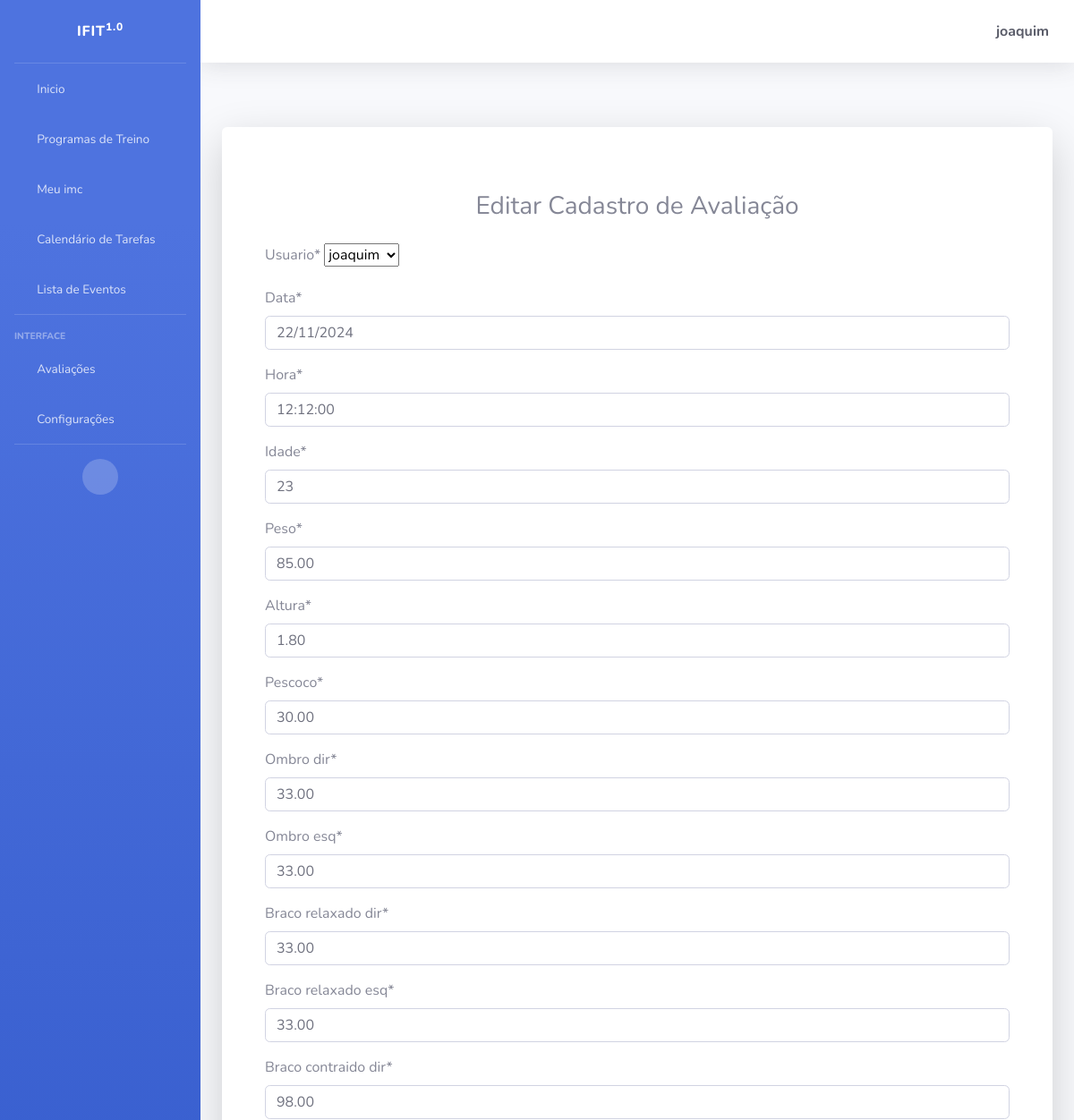
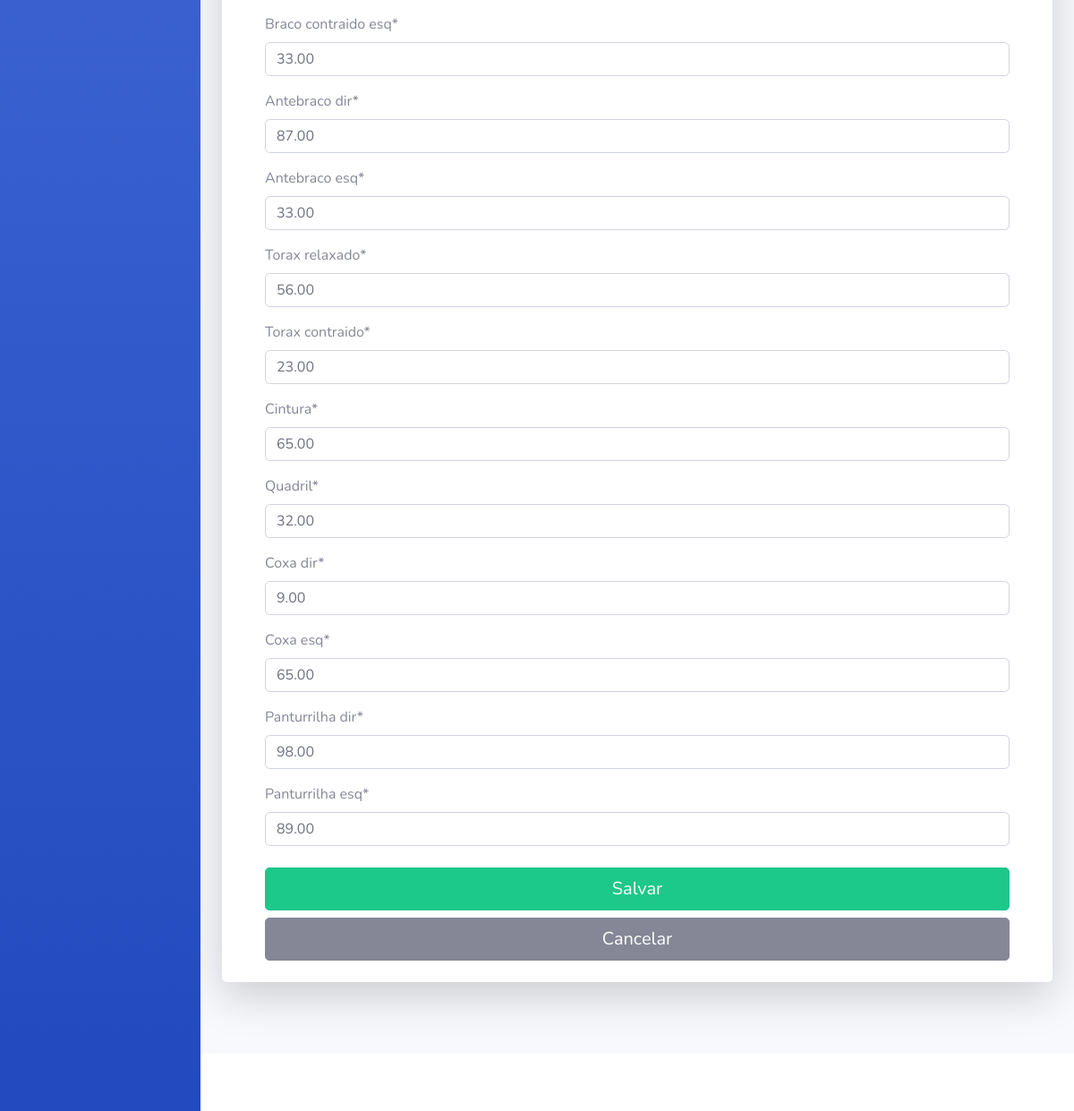
/editar/avaliacao/1/ (signed in), run on the app's committed database (2 pictures, top to bottom).
### cadastros/models.py (models this page shows, shortened)
class Avaliacao(models.Model):
    nome_completo = models.CharField(max_length=50, null=True)
    usuario = models.ForeignKey(User, on_delete=models.CASCADE)
    data = models.DateField()
    hora = models.TimeField()
    idade = models.PositiveIntegerField()
    peso = models.DecimalField(max_digits=5, decimal_places=2)
    altura = models.DecimalField(max_digits=4, decimal_places=2)
    pescoco = models.DecimalField(max_digits=5, decimal_places=2)
    ombro_dir = models.DecimalField(max_digits=5, decimal_places=2)
    ombro_esq = models.DecimalField(max_digits=5, decimal_places=2)
    braco_relaxado_dir = models.DecimalField(max_digits=5, decimal_places=2)
    braco_relaxado_esq = models.DecimalField(max_digits=5, decimal_places=2)
    braco_contraido_dir = models.DecimalField(max_digits=5, decimal_places=2)
    braco_contraido_esq = models.DecimalField(max_digits=5, decimal_places=2)
    antebraco_dir = models.DecimalField(max_digits=5, decimal_places=2)
    antebraco_esq = models.DecimalField(max_digits=5, decimal_places=2)
    torax_relaxado = models.DecimalField(max_digits=5, decimal_places=2)
    torax_contraido = models.DecimalField(max_digits=5, decimal_places=2)
    cintura = models.DecimalField(max_digits=5, decimal_places=2)
    quadril = models.DecimalField(max_digits=5, decimal_places=2)
    coxa_dir = models.DecimalField(max_digits=5, decimal_places=2)
    coxa_esq = models.DecimalField(max_digits=5, decimal_places=2)
    panturrilha_dir = models.DecimalField(max_digits=5, decimal_places=2)
    panturrilha_esq = models.DecimalField(max_digits=5, decimal_places=2)

### cadastros/views.py (the view)
# urls.py: path('editar/avaliacao/<int:pk>/', AvaliacaoUpdate.as_view(), name='editar-avaliacao'),
class AvaliacaoUpdate(GroupRequiredMixin, LoginRequiredMixin, UpdateView):
    login_url = reverse_lazy('login')
    group_required = u"Administrador"
    model = Avaliacao
    fields = ['usuario', 'data', 'hora', 'idade', 'peso', 'altura', 'pescoco',
              'ombro_dir', 'ombro_esq', 'braco_relaxado_dir', 'braco_relaxado_esq',
              'braco_contraido_dir', 'braco_contraido_esq', 'antebraco_dir',
              'antebraco_esq', 'torax_relaxado', 'torax_contraido', 'cintura',
              'quadril', 'coxa_dir', 'coxa_esq', 'panturrilha_dir', 'panturrilha_esq']
    template_name = 'cadastros/form_avaliacao.html'
    success_url = reverse_lazy('listar-avaliacoes')
    def get_context_data(self, *args, **kwargs):
        context = super().get_context_data(*args, **kwargs)
        context['titulo'] = "Editar Cadastro de Avaliação"
        context['botao'] = "Salvar"
        return context

### cadastros/templates/cadastros/form_avaliacao.html (shortened to what this page needs)
{% extends 'paginas/index.html' %}
{% load static %}
{% load crispy_forms_tags %}
{% block conteudo %}
<div class="container mt-5">
    <h3 class="text-center mb-4">{{ titulo }}</h3>
    <form method="post">
        {{ form|crispy }}
        <div class="text-center mt-4">
            <button type="submit" class="btn btn-success btn-lg w-100">{{ botao }}</button>
            <a href="{% url 'listar-avaliacoes' %}" class="btn btn-secondary btn-lg w-100 mt-2">Cancelar</a>
        </div>
    </form>
</div>
{% endblock %}

### paginas/templates/paginas/index.html (shortened to what this page needs)
{% load static %}
<!DOCTYPE html>
<html lang="pt-br">
<head>
    <link href={% static "fontawesome-free/css/all.min.css" %} rel="stylesheet" type="text/css">
    <link href={% static "css/sb-admin-2.min.css" %} rel="stylesheet" type="text/css">
    <link href={% static "css/sb-admin-2.min.css" %} rel="stylesheet">
</head>
<body id="page-top">
    <div id="wrapper">
        <ul class="navbar-nav bg-gradient-primary sidebar sidebar-dark accordion" id="accordionSidebar">
            <a class="sidebar-brand d-flex align-items-center justify-content-center" href="index.html">
                <div class="sidebar-brand-text mx-3">IFIT<sup>1.0</sup></div>
            </a>
            <hr class="sidebar-divider my-0">
            <li class="nav-item {% if request.path == '/' or request.path == '/inicio/' %}active{% endif %}">
                <a class="nav-link" href="{% url 'inicio' %}">
                    <i class="fas fa-fw fa-home"></i>
                    <span>Inicio</span>
                </a>
            </li>
            <li class="nav-item {% if request.path == '/listar-training-exercicios/' %}active{% endif %}">
                <a class="nav-link" href="{% url 'listar-training-exercicios' %}">
                    <i class="fas fa-fw fa-dumbbell"></i>
                    <span>Programas de Treino</span>
                </a>
            </li>
            <li class="nav-item {% if request.path == '/listar-training-exercicios/' %}active{% endif %}">
                <a class="nav-link" href="{% url 'progresso_imc' %}">
                    <i class="fas fa-fw fa-balance-scale"></i>
                    <span>Meu imc</span>
                </a>
            </li>
            <li class="nav-item {% if request.path == '/calendar/' %}active{% endif %}">
                <a class="nav-link" href="{% url 'calendar' %}">
                    <i class="fas fa-fw fa-calendar"></i>
                    <span>Calendário de Tarefas</span>
                </a>
            </li>
            <li class="nav-item {% if request.path == '/task-list/' %}active{% endif %}">
                <a class="nav-link" href="{% url 'task-list' %}">
                    <i class="fas fa-fw fa-clipboard"></i>
                    <span>Lista de Eventos</span>
                </a>
            </li>
            <hr class="sidebar-divider">
            <div class="sidebar-heading">
                Interface
            </div>
            <li class="nav-item {% if request.path == '/avaliacoes/' or request.path == '/listar-avaliacoes/' %}active{% endif %}">
                <a class="nav-link collapsed" href="#" data-toggle="collapse" data-target="#collapseTwo"
                    aria-expanded="true" aria-controls="collapseTwo">
                    <i class="fas fa-fw fa-heartbeat"></i>
                    <span>Avaliações</span>
                </a>
            </li>
            <li class="nav-item {% if request.path == '/atualizar-dados/' %}active{% endif %}">
                <a class="nav-link collapsed" href="#" data-toggle="collapse" data-target="#collapseUtilities"
                    aria-expanded="true" aria-controls="collapseUtilities">
                    <i class="fas fa-fw fa-wrench"></i>
                    <span>Configurações</span>
                </a>
            </li>
            <hr class="sidebar-divider d-none d-md-block">
            <div class="text-center d-none d-md-inline">
                <button class="rounded-circle border-0" id="sidebarToggle"></button>
            </div>
        </ul>
        <div id="content-wrapper" class="d-flex flex-column">
            <div id="content">
                <nav class="navbar navbar-expand navbar-light bg-white topbar mb-4 static-top shadow">
                    <ul class="navbar-nav ml-auto">
                        <li class="nav-item dropdown no-arrow">
                            {% if request.user.is_authenticated %}
                            <a class="nav-link dropdown-toggle" href="#" id="userDropdown" role="button"
                                data-toggle="dropdown" aria-haspopup="true" aria-expanded="false">
                                <span class="fas fa-user-circle fa-lg fa-fw mr-2 text-dark"></span>
                                <span class="font-weight-bold text-dark">{{ request.user }}</span>
                            </a>
                            {% endif %}
                        </li>
                    </ul>
                </nav>
                <div class="container-fluid py-5">
                    <div class="jumbotron bg-white shadow-lg p-4 rounded">
                        {% block conteudo %}{% endblock %}
                    </div>
                </div>
            </div>
            <footer class="sticky-footer bg-white">
            </footer>
        </div>
    </div>
</body>
</html>

### data on the page
Avaliacao: usuario "joaquim", data "22/11/2024", hora "12:12:00", idade "23", peso "85.00", altura "1.80", pescoco "30.00", ombro_dir "33.00", ombro_esq "33.00", braco_relaxado_dir "33.00", braco_relaxado_esq "33.00", braco_contraido_dir "98.00", braco_contraido_esq "33.00", antebraco_dir "87.00", antebraco_esq "33.00", torax_relaxado "56.00", torax_contraido "23.00", cintura "65.00", quadril "32.00", coxa_dir "9.00", coxa_esq "65.00", panturrilha_dir "98.00", panturrilha_esq "89.00"

### other printed values
{{ request.user }} "joaquim"
{{ titulo }} "Editar Cadastro de Avaliação"
{{ botao }} "Salvar"
